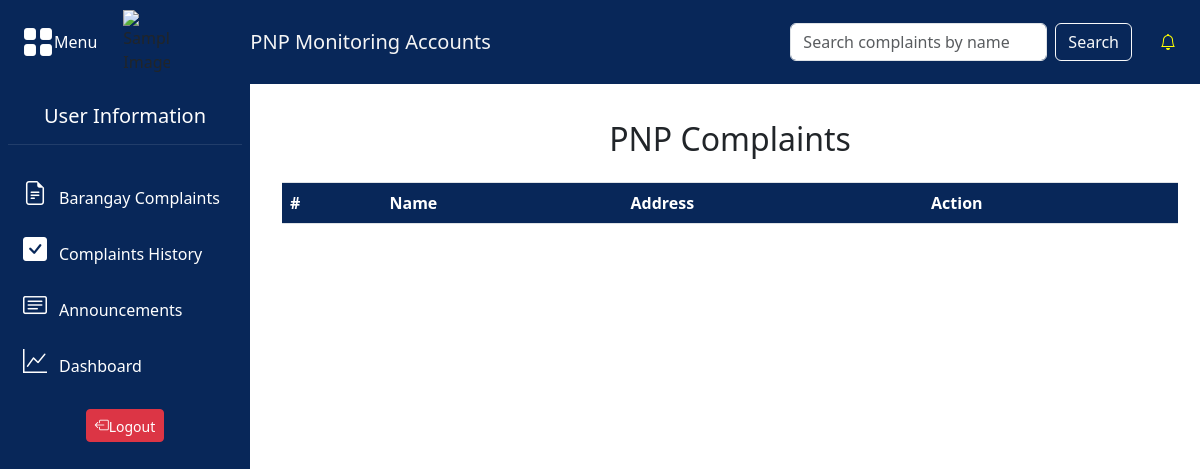
The page /pnp/pnp.php on the database as committed earlier.
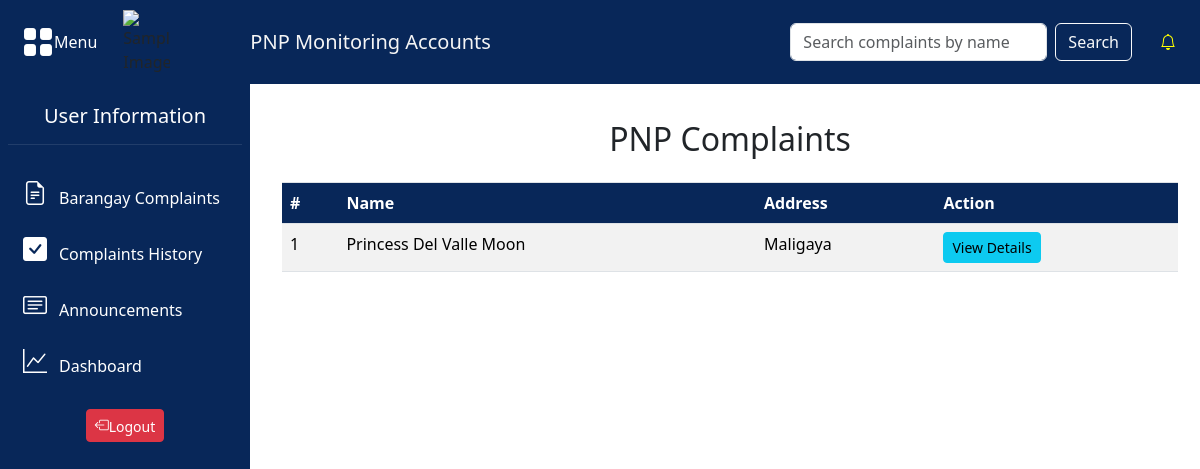
The same page on the database as committed later.
### tables this page shows
CREATE TABLE `tbl_complaints` (
  `complaints_id` int(15) NOT NULL,
  `complaint_name` varchar(255) NOT NULL,
  `cp_number` varchar(10) NOT NULL,
  `complaints_person` varchar(15) NOT NULL,
  `status` varchar(20) NOT NULL DEFAULT '''Inprogress''',
  `complaints` text NOT NULL,
  `responds` enum('barangay','pnp') NOT NULL,
  `date_filed` date NOT NULL,
  `approved` tinyint(1) NOT NULL,
  `category_id` int(1) NOT NULL,
  `barangays_id` int(10) NOT NULL,
  `image_id` int(10) NOT NULL,
  `info_id` int(11) NOT NULL,
  `user_id` int(11) NOT NULL
);

CREATE TABLE `tbl_users_barangay` (
  `barangays_id` int(11) NOT NULL,
  `barangay_name` varchar(255) NOT NULL,
  `official_id` int(11) NOT NULL
);

### pnp/pnp.php (the view, shortened to what this page needs)
<!DOCTYPE html>
<html lang="en">
<head>
    <link href="https://cdnjs.cloudflare.com/ajax/libs/bootstrap-icons/1.8.1/font/bootstrap-icons.min.css" rel="stylesheet">
    <link href="https://cdn.jsdelivr.net/npm/bootstrap@5.3.3/dist/css/bootstrap.min.css" rel="stylesheet">
    <link rel="stylesheet" type="text/css" href="../styles/style.css">
</head>
<body>
<?php
include '../includes/pnp-bar.php';
include '../includes/pnp-nav.php';
?>
  <center>  <div class="content">
        <div class="container">
            <h2 class="mt-3 mb-4">PNP Complaints</h2>
            <div class="table">
    <table class="table table-striped table-bordered table-center">
        <thead>
            <tr>
                <th>#</th>
                <th>Name</th>
                <th>Address</th>
                <th>Action</th>
            </tr>
        </thead>
        <tbody>
        <?php
        include '../connection/dbconn.php';
        function displayPNPComplaints($pdo) {
            try {
                $stmt = $pdo->prepare("
                    SELECT c.complaints_id, c.complaint_name, c.date_filed, c.status,
                           c.barangays_id, c.cp_number, c.complaints_person
                    FROM tbl_complaints c
                    WHERE c.status = 'pnp'
                    ORDER BY c.date_filed ASC
                ");
                $stmt->execute();
                $row_number = 1;
                while ($row = $stmt->fetch(PDO::FETCH_ASSOC)) {
                    $complaint_id = $row['complaints_id'];
                    $complaint_name = htmlspecialchars($row['complaint_name']);
                    if (!empty($row['barangays_id'])) {
                        $stmtBar = $pdo->prepare("SELECT barangay_name FROM tbl_users_barangay WHERE barangays_id = ?");
                        $stmtBar->execute([$row['barangays_id']]);
                        $barangay_name = htmlspecialchars($stmtBar->fetchColumn());
                    } else {
                        $barangay_name = 'Unknown';
                    }
                    $address = $barangay_name;
                    echo "<tr>";
                    echo "<td>{$row_number}</td>";
                    echo "<td>{$complaint_name}</td>";
                    echo "<td>{$address}</td>";
                    echo "<td><button class='btn btn-info btn-sm' data-bs-toggle='modal' data-bs-target='#viewDetailsModal' data-id='{$complaint_id}'>View Details</button></td>";
                    echo "</tr>";
                    $row_number++;
                }
            } catch (PDOException $e) {
                echo "<tr><td colspan='4'>Error fetching PNP complaints: " . $e->getMessage() . "</td></tr>";
            }
        }
        displayPNPComplaints($pdo);
        ?>
        </tbody>
    </table>
            </div>
        </div>
    </div>
  </center>
</body>
</html>

Rows that differ between the two databases and show on the page:
added tbl_complaints: complaint_name "Princess Del Valle Moon", barangays.barangay_name "Maligaya"
